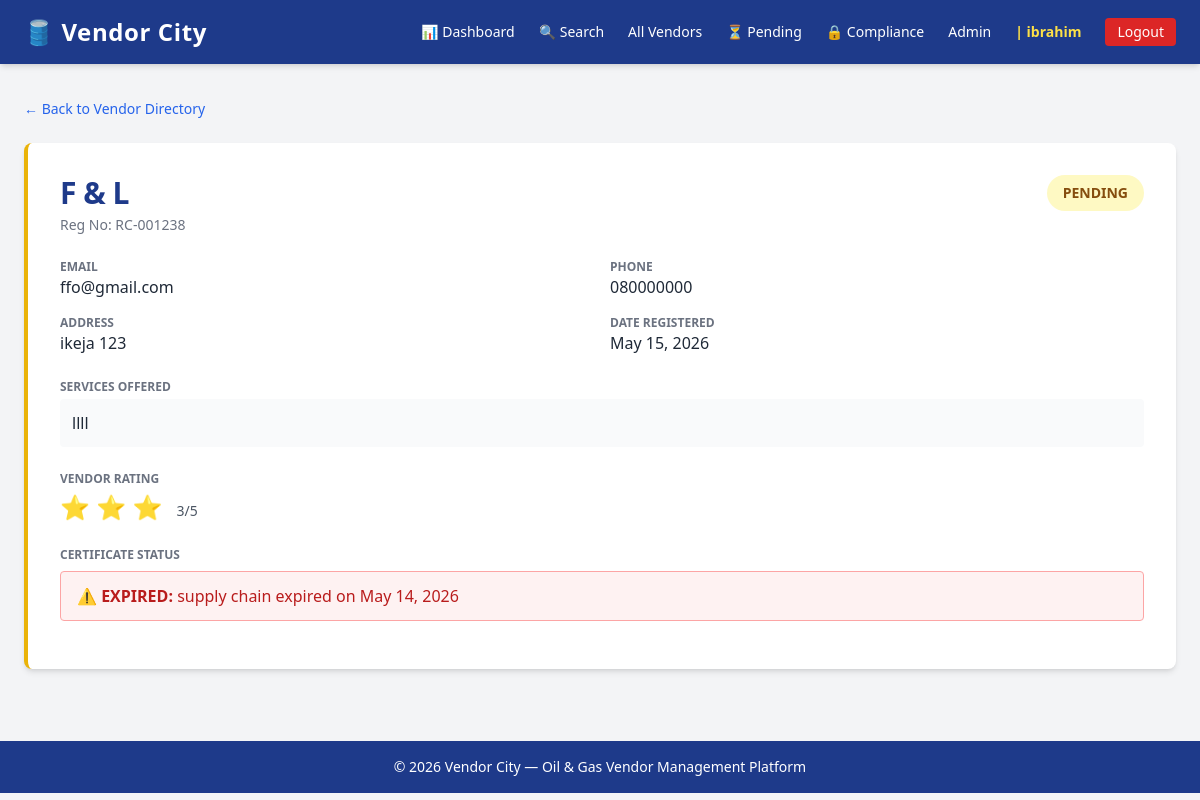
The app's page /vendors/12/ (signed in) with its own data.
### accounts/models.py (models this page shows, shortened)
class CustomUser(AbstractUser):
    VENDOR_OFFICER = 'vendor_officer'
    VENDOR = 'vendor'
    COMPLIANCE_OFFICER = 'compliance_officer'
    SENIOR_MANAGEMENT = 'senior_management'
    ROLE_CHOICES = [
        (VENDOR_OFFICER, 'Vendor Officer'),
        (VENDOR, 'Vendor'),
        (COMPLIANCE_OFFICER, 'Compliance Officer'),
        (SENIOR_MANAGEMENT, 'Senior Management'),
    ]
    role = models.CharField(
        max_length=30,
        choices=ROLE_CHOICES,
        default=VENDOR,
    )
    phone_number = models.CharField(max_length=20, blank=True, null=True)
    company_name = models.CharField(max_length=100, blank=True, null=True)
    created_at = models.DateTimeField(auto_now_add=True)
    groups = models.ManyToManyField(
        'auth.Group',
        related_name='customuser_set', # to avoids naming conflicts because from what we extend we already group that may crash with the model
        blank=True
    )
    user_permissions = models.ManyToManyField(
        'auth.Permission',
        related_name='customuser_set',
        blank=True
    )

### vendors/models.py (models this page shows, shortened)
class Vendor(models.Model):
    user = models.OneToOneField(
        settings.AUTH_USER_MODEL,
        on_delete=models.CASCADE,
        null=True, blank=True,
        related_name='vendor_profile'
    )
    company_name        = models.CharField(max_length=200)
    registration_number = models.CharField(max_length=100, unique=True)
    email               = models.EmailField(unique=True)
    phone               = models.CharField(max_length=20)
    address             = models.TextField()
    services_offered    = models.TextField(help_text="Describe the services this vendor provides")
    status              = models.CharField(max_length=20, choices=STATUS_CHOICES, default='pending')
    rating              = models.IntegerField(choices=RATING_CHOICES, default=3)
    certificate_name    = models.CharField(max_length=200, blank=True, null=True)
    certificate_file    = models.FileField(upload_to='certificates/', blank=True, null=True)
    certificate_expiry  = models.DateField(blank=True, null=True)
    date_registered     = models.DateTimeField(default=timezone.now)
    class Meta:
        ordering = ['-date_registered']
        verbose_name = 'Vendor'
        verbose_name_plural = 'Vendors'
    @property
    def is_certificate_expired(self):
        if self.certificate_expiry:
            return self.certificate_expiry < timezone.now().date()
        return False

### vendors/views.py (the view)
# urls.py: path('<int:pk>/', views.vendor_detail, name='vendor-detail'),
@login_required
def vendor_detail(request, pk):
    vendor = get_object_or_404(Vendor, pk=pk)
    context = {
        'vendor': vendor,
    }
    return render(request, 'vendors/vendor_detail.html', context)

### templates/vendors/vendor_detail.html (shortened to what this page needs)
{% extends 'base.html' %}
{% block content %}
<a href="{% url 'vendor-list' %}" class="text-blue-600 hover:underline text-sm mb-6 inline-block">
    ← Back to Vendor Directory
</a>
<div class="bg-white rounded-lg shadow-md p-8 border-l-4
    {% if vendor.status == 'approved' %}border-green-500
    {% elif vendor.status == 'pending' %}border-yellow-500
    {% else %}border-red-500{% endif %}">
    <div class="flex justify-between items-start mb-6">
        <div>
            <h1 class="text-3xl font-bold text-blue-900">{{ vendor.company_name }}</h1>
            <p class="text-gray-500 text-sm mt-1">Reg No: {{ vendor.registration_number }}</p>
        </div>
        <span class="px-4 py-2 rounded-full text-sm font-bold
            {% if vendor.status == 'approved' %}bg-green-100 text-green-800
            {% elif vendor.status == 'pending' %}bg-yellow-100 text-yellow-800
            {% else %}bg-red-100 text-red-800{% endif %}">
            {{ vendor.status|upper }}
        </span>
    </div>
    <div class="grid grid-cols-2 gap-4 mb-6">
        <div>
            <p class="text-gray-500 text-xs uppercase font-semibold">Email</p>
            <p class="text-gray-800">{{ vendor.email }}</p>
        </div>
        <div>
            <p class="text-gray-500 text-xs uppercase font-semibold">Phone</p>
            <p class="text-gray-800">{{ vendor.phone }}</p>
        </div>
        <div>
            <p class="text-gray-500 text-xs uppercase font-semibold">Address</p>
            <p class="text-gray-800">{{ vendor.address }}</p>
        </div>
        <div>
            <p class="text-gray-500 text-xs uppercase font-semibold">Date Registered</p>
            <p class="text-gray-800">{{ vendor.date_registered|date:"F j, Y" }}</p>
        </div>
    </div>
    <div class="mb-6">
        <p class="text-gray-500 text-xs uppercase font-semibold mb-1">Services Offered</p>
        <p class="text-gray-800 bg-gray-50 p-3 rounded">{{ vendor.services_offered }}</p>
    </div>
    <div class="mb-6">
        <p class="text-gray-500 text-xs uppercase font-semibold mb-1">Vendor Rating</p>
        <p class="text-yellow-500 text-2xl">
            {% for i in "12345" %}
                {% if forloop.counter <= vendor.rating %}⭐{% endif %}
            {% endfor %}
            <span class="text-gray-600 text-sm ml-2">{{ vendor.rating }}/5</span>
        </p>
    </div>
    <div class="mb-4">
        <p class="text-gray-500 text-xs uppercase font-semibold mb-2">Certificate Status</p>
        {% if vendor.is_certificate_expired %}
            <div class="bg-red-50 border border-red-300 text-red-700 px-4 py-3 rounded">
                ⚠️ <strong>EXPIRED:</strong> {{ vendor.certificate_name }} expired on {{ vendor.certificate_expiry }}
            </div>
        {% else %}
            <div class="bg-green-50 border border-green-300 text-green-700 px-4 py-3 rounded">
                ✅ <strong>VALID:</strong> {{ vendor.certificate_name }} — expires {{ vendor.certificate_expiry }}
            </div>
        {% endif %}
    </div>
</div>
{% endblock %}

### templates/base.html (shortened to what this page needs)
{% load static %}
<!DOCTYPE html>
<html lang="en">
<head>
    <script src="https://cdn.tailwindcss.com"></script>
    <link rel="stylesheet" href="{% static 'css/main.css' %}">
</head>
<body class="bg-gray-100 min-h-screen">
    <nav class="bg-blue-900 text-white px-6 py-4 shadow-md">
        <div class="max-w-7xl mx-auto flex justify-between items-center">
            <a href="{% url 'dashboard-home' %}" class="text-2xl font-bold tracking-wide">
                🛢️ Vendor City
            </a>
            <div class="flex gap-6 text-sm font-medium items-center">
                {% if user.is_authenticated %}
                    <a href="{% url 'dashboard-home' %}" class="hover:text-yellow-300">📊 Dashboard</a>
                    {% if user.role == 'vendor_officer' or user.role == 'senior_management' %}
                        <a href="{% url 'directory-search' %}" class="hover:text-yellow-300">🔍 Search</a>
                    {% endif %}
                    {% if user.role != 'vendor' %}
                        <a href="{% url 'vendor-list' %}" class="hover:text-yellow-300">All Vendors</a>
                    {% endif %}
                    {% if user.role == 'vendor_officer' or user.role == 'senior_management' %}
                    <a href="{% url 'vendor-pending' %}" class="hover:text-yellow-300">
                     ⏳ Pending
    </a>
{% endif %}
                    {% if user.role == 'compliance_officer' or user.role == 'senior_management' %}
                        <a href="{% url 'compliance-dashboard' %}" class="hover:text-yellow-300">🔒 Compliance</a>
                    {% endif %}
                    {% if user.is_superuser %}
                        <a href="/admin/" class="hover:text-yellow-300">Admin</a>
                    {% endif %}
                    <span class="text-yellow-300 font-semibold">| {{ user.username }}</span>
                    <a href="{% url 'logout' %}" class="bg-red-600 px-3 py-1 rounded hover:bg-red-700">Logout</a>
                {% else %}
                    <a href="{% url 'login' %}" class="hover:text-yellow-300">Login</a>
                    <a href="{% url 'register' %}" class="bg-yellow-500 text-blue-900 px-3 py-1 rounded font-bold hover:bg-yellow-400">Register</a>
                {% endif %}
            </div>
        </div>
    </nav>
    <main class="max-w-7xl mx-auto px-6 py-8">
        {% block content %}
        {% endblock %}
    </main>
    <footer class="bg-blue-900 text-white text-center py-4 mt-10 text-sm">
        &copy; 2026 Vendor City — Oil & Gas Vendor Management Platform
    </footer>
</body>
</html>

### static/css/main.css (style rules this page uses)
body { font-family: 'Segoe UI', Tahoma, Geneva, Verdana, sans-serif; }
nav a { transition: color 0.2s ease; }
h1, h2 { letter-spacing: -0.5px; }
footer { margin-top: auto; }

### records on screen
CustomUser: username "ibrahim"
Vendor: company_name "F & L", registration_number "RC-001238", status "PENDING", email "ffo@gmail.com", phone "080000000", address "ikeja 123", date_registered "May 15, 2026", services_offered "llll", rating "3", certificate_name "supply chain", certificate_expiry "May 14, 2026"
